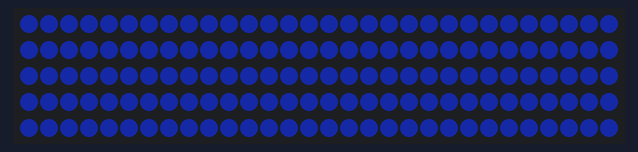
The sketch below on a simulated Arduino Uno, built with avr-gcc and run on an emulated ATmega328P. Parts: 150 RGB LEDs in strip order, left to right, continuing on the next row. Dim RGB values are drawn brighter than linear.

Above: at 0.17 s.

The sketch:

neo_strobe.ino
```cpp
#include <Adafruit_NeoPixel.h>

// Settings
#define PIN            9          // Pin where NeoPixel strip is connected
#define NUMPIXELS      150        // Total number of pixels
#define DELAY_MS       10        // Delay between brightness steps (controls speed)

// Create NeoPixel strip object
Adafruit_NeoPixel strip(NUMPIXELS, PIN, NEO_GRB + NEO_KHZ800);

void setup() {
  strip.begin();
  strip.show(); // Initialize all pixels to 'off'
}

void loop() {
  // Breathe in (brightness up)
  for (int brightness = 40; brightness <= 200; brightness++) {
    setBlueBreathing(brightness);
    delay(DELAY_MS);
  }

  // Breathe out (brightness down)
  for (int brightness = 200; brightness >= 40; brightness--) {
    setBlueBreathing(brightness);
    delay(DELAY_MS);
  }
}

void setBlueBreathing(uint8_t brightness) {
  // Generate dynamic shades of blue
  uint8_t blue = brightness;
  uint8_t green = brightness / 4;   // Add a hint of green for cyan tones
  uint8_t red = brightness / 8;    // Very slight purple tint at higher brightness

  uint32_t color = strip.Color(red, green, blue);

  for (int i = 0; i < NUMPIXELS; i++) {
    strip.setPixelColor(i, color);
  }
  strip.show();
}
```
